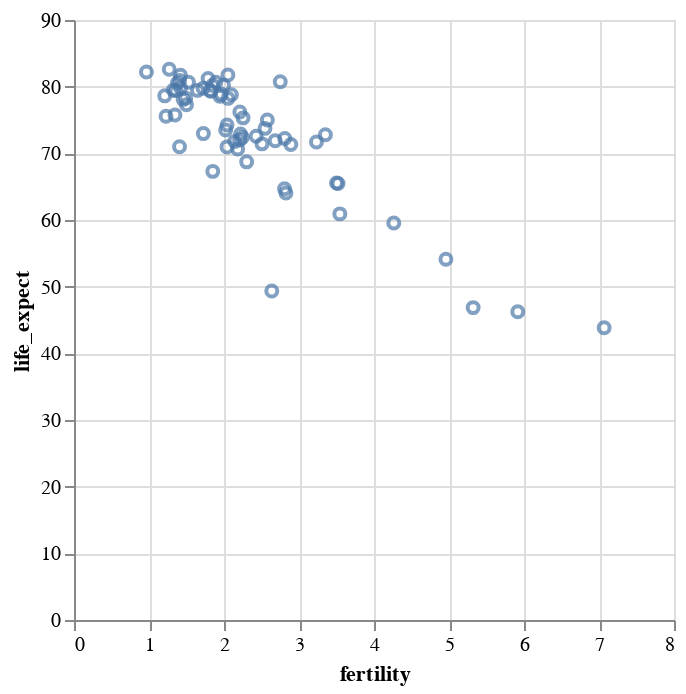

Source (notebook cell):
### Code cell
alt.Chart(gap2005).mark_point().encode(
alt.X('fertility'),
alt.Y('life_expect')
)

### Figure 1 — Vega-Lite specification as saved in the notebook (floating-point values rounded to 4 significant figures)
{"config": {"view": {"continuousWidth": 300, "continuousHeight": 300}}, "data": {"name": "data-ba34af65c64e2b3a5a008687b8c69f55"}, "mark": {"type": "point"}, "encoding": {"x": {"field": "fertility", "type": "quantitative"}, "y": {"field": "life_expect", "type": "quantitative"}}, "$schema": "https://vega.github.io/schema/vega-lite/v5.8.0.json", "datasets": {"data-ba34af65c64e2b3a5a008687b8c69f55": [{"year": 2005, "country": "Afghanistan", "cluster": 0, "pop": 29928987, "life_expect": 43.83, "fertility": 7.069}, {"year": 2005, "country": "Argentina", "cluster": 3, "pop": 39537943, "life_expect": 75.32, "fertility": 2.254}, {"year": 2005, "country": "Aruba", "cluster": 3, "pop": 71566, "life_expect": 74.24, "fertility": 2.04}, {"year": 2005, "country": "Australia", "cluster": 4, "pop": 20090437, "life_expect": 81.23, "fertility": 1.788}, {"year": 2005, "country": "Austria", "cluster": 1, "pop": 8184691, "life_expect": 79.83, "fertility": 1.42}, {"year": 2005, "country": "Bahamas", "cluster": 3, "pop": 301790, "life_expect": 73.5, "fertility": 2.022}, {"year": 2005, "country": "Bangladesh", "cluster": 0, "pop": 144319628, "life_expect": 64.06, "fertility": 2.826}, {"year": 2005, "country": "Barbados", "cluster": 3, "pop": 278870, "life_expect": 77.3, "fertility": 1.5}, {"year": 2005, "country": "Belgium", "cluster": 1, "pop": 10364388, "life_expect": 79.44, "fertility": 1.646}, {"year": 2005, "country": "Bolivia", "cluster": 3, "pop": 8857870, "life_expect": 65.55, "fertility": 3.5}, {"year": 2005, "country": "Brazil", "cluster": 3, "pop": 186112794, "life_expect": 72.39, "fertility": 2.245}, {"year": 2005, "country": "Canada", "cluster": 3, "pop": 32805041, "life_expect": 80.65, "fertility": 1.527}, {"year": 2005, "country": "Chile", "cluster": 3, "pop": 15980912, "life_expect": 78.55, "fertility": 1.944}, {"year": 2005, "country": "China", "cluster": 4, "pop": 1303182268, "life_expect": 72.96, "fertility": 1.725}, {"year": 2005, "country": "Colombia", "cluster": 3, "pop": 42954279, "life_expect": 72.89, "fertility": 2.22}, {"year": 2005, "country": "Costa Rica", "cluster": 3, "pop": 4016173, "life_expect": 78.78, "fertility": 2.099}, {"year": 2005, "country": "Croatia", "cluster": 1, "pop": 4495904, "life_expect": 75.75, "fertility": 1.346}, {"year": 2005, "country": "Cuba", "cluster": 3, "pop": 11346670, "life_expect": 78.27, "fertility": 1.49}, {"year": 2005, "country": "Dominican Republic", "cluster": 3, "pop": 9049595, "life_expect": 72.23, "fertility": 2.81}, {"year": 2005, "country": "Ecuador", "cluster": 3, "pop": 13363593, "life_expect": 74.99, "fertility": 2.578}, {"year": 2005, "country": "Egypt", "cluster": 5, "pop": 77505756, "life_expect": 71.34, "fertility": 2.891}, {"year": 2005, "country": "El Salvador", "cluster": 3, "pop": 6704932, "life_expect": 71.88, "fertility": 2.683}, {"year": 2005, "country": "Finland", "cluster": 1, "pop": 5223442, "life_expect": 79.31, "fertility": 1.825}, {"year": 2005, "country": "France", "cluster": 1, "pop": 60656178, "life_expect": 80.66, "fertility": 1.892}, {"year": 2005, "country": "Georgia", "cluster": 1, "pop": 4677401, "life_expect": 70.99, "fertility": 1.407}, {"year": 2005, "country": "Germany", "cluster": 1, "pop": 82431390, "life_expect": 79.41, "fertility": 1.36}, {"year": 2005, "country": "Greece", "cluster": 1, "pop": 10668354, "life_expect": 79.48, "fertility": 1.325}, {"year": 2005, "country": "Grenada", "cluster": 3, "pop": 89502, "life_expect": 68.72, "fertility": 2.302}, {"year": 2005, "country": "Haiti", "cluster": 3, "pop": 8121622, "life_expect": 60.92, "fertility": 3.545}, {"year": 2005, "country": "Hong Kong", "cluster": 4, "pop": 6898686, "life_expect": 82.21, "fertility": 0.966}, {"year": 2005, "country": "Iceland", "cluster": 1, "pop": 296737, "life_expect": 81.76, "fertility": 2.052}, {"year": 2005, "country": "India", "cluster": 0, "pop": 1080264388, "life_expect": 64.7, "fertility": 2.807}, {"year": 2005, "country": "Indonesia", "cluster": 4, "pop": 218465000, "life_expect": 70.65, "fertility": 2.182}, {"year": 2005, "country": "Iran", "cluster": 5, "pop": 68017860, "life_expect": 70.96, "fertility": 2.04}, {"year": 2005, "country": "Iraq", "cluster": 5, "pop": 26074906, "life_expect": 59.55, "fertility": 4.264}, {"year": 2005, "country": "Ireland", "cluster": 1, "pop": 4015676, "life_expect": 78.89, "fertility": 1.964}, {"year": 2005, "country": "Israel", "cluster": 5, "pop": 6276883, "life_expect": 80.75, "fertility": 2.75}, {"year": 2005, "country": "Italy", "cluster": 1, "pop": 58103033, "life_expect": 80.55, "fertility": 1.379}, {"year": 2005, "country": "Jamaica", "cluster": 3, "pop": 2735520, "life_expect": 72.57, "fertility": 2.429}, {"year": 2005, "country": "Japan", "cluster": 4, "pop": 127417244, "life_expect": 82.6, "fertility": 1.27}, {"year": 2005, "country": "Kenya", "cluster": 2, "pop": 33829590, "life_expect": 54.11, "fertility": 4.959}, {"year": 2005, "country": "South Korea", "cluster": 4, "pop": 22912177, "life_expect": 67.3, "fertility": 1.85}, {"year": 2005, "country": "North Korea", "cluster": 4, "pop": 48640671, "life_expect": 78.62, "fertility": 1.21}, {"year": 2005, "country": "Lebanon", "cluster": 5, "pop": 3826018, "life_expect": 71.99, "fertility": 2.209}, {"year": 2005, "country": "Mexico", "cluster": 3, "pop": 106202903, "life_expect": 76.19, "fertility": 2.211}, {"year": 2005, "country": "Netherlands", "cluster": 1, "pop": 16407491, "life_expect": 79.76, "fertility": 1.721}, {"year": 2005, "country": "New Zealand", "cluster": 4, "pop": 4035461, "life_expect": 80.2, "fertility": 1.994}, {"year": 2005, "country": "Nigeria", "cluster": 2, "pop": 128765768, "life_expect": 46.86, "fertility": 5.322}, {"year": 2005, "country": "Norway", "cluster": 1, "pop": 4593041, "life_expect": 80.2, "fertility": 1.848}, {"year": 2005, "country": "Pakistan", "cluster": 0, "pop": 162419946, "life_expect": 65.48, "fertility": 3.521}, {"year": 2005, "country": "Peru", "cluster": 3, "pop": 27925628, "life_expect": 71.42, "fertility": 2.506}, {"year": 2005, "country": "Philippines", "cluster": 4, "pop": 87857473, "life_expect": 71.69, "fertility": 3.233}, {"year": 2005, "country": "Poland", "cluster": 1, "pop": 38557984, "life_expect": 75.56, "fertility": 1.227}, {"year": 2005, "country": "Portugal", "cluster": 1, "pop": 10566212, "life_expect": 78.1, "fertility": 1.455}, {"year": 2005, "country": "Rwanda", "cluster": 2, "pop": 8440820, "life_expect": 46.24, "fertility": 5.917}, {"year": 2005, "country": "Saudi Arabia", "cluster": 5, "pop": 26417599, "life_expect": 72.78, "fertility": 3.352}, {"year": 2005, "country": "South Africa", "cluster": 2, "pop": 44344136, "life_expect": 49.34, "fertility": 2.637}, {"year": 2005, "country": "Spain", "cluster": 1, "pop": 40341462, "life_expect": 80.94, "fertility": 1.409}, {"year": 2005, "country": "Switzerland", "cluster": 1, "pop": 7489370, "life_expect": 81.7, "fertility": 1.42}, {"year": 2005, "country": "Turkey", "cluster": 1, "pop": 69660559, "life_expect": 71.78, "fertility": 2.143}, {"year": 2005, "country": "United Kingdom", "cluster": 1, "pop": 60441457, "life_expect": 79.42, "fertility": 1.815}, {"year": 2005, "country": "United States", "cluster": 3, "pop": 295734134, "life_expect": 78.24, "fertility": 2.054}, {"year": 2005, "country": "Venezuela", "cluster": 3, "pop": 25375281, "life_expect": 73.75, "fertility": 2.547}]}}
